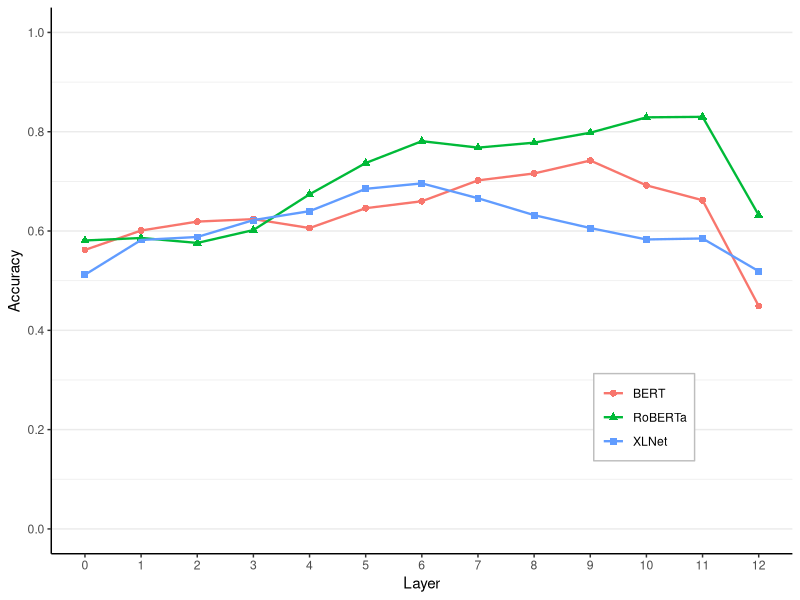
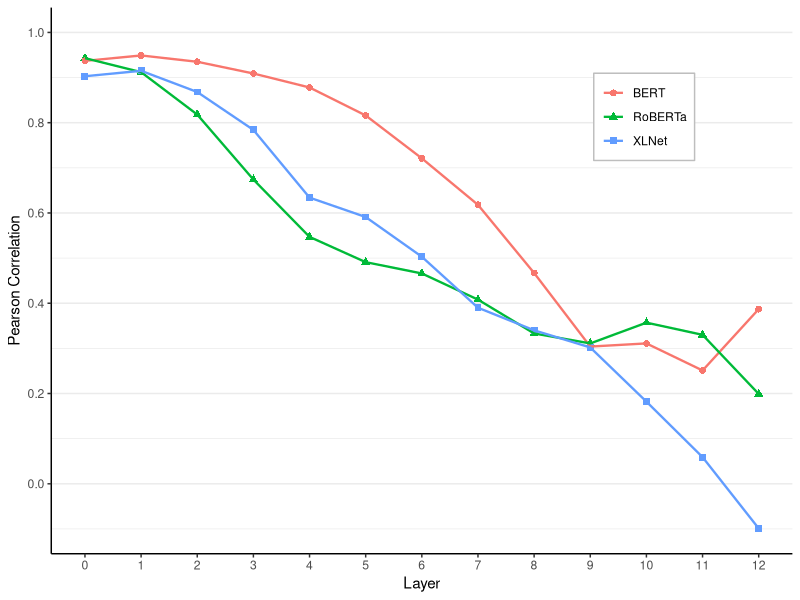
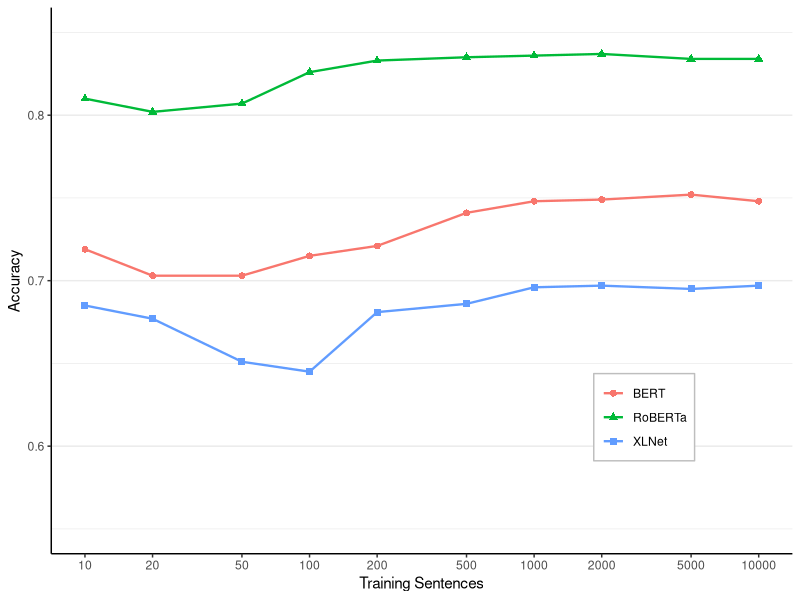

Source code (R) for these figures, in order:
library(tidyverse)
library(ggplot2)

# Figure 2b in paper
{
  df <- read_csv("layer-accuracy.csv")
  
  df <- df %>%
    gather("model", "acc", 2:4)
  
  ggplot(df, aes(x=layer, y=acc, color=model)) +
    geom_point(aes(shape=model), size=2) +
    geom_line(size=0.8) +
    xlab("Layer") +
    ylab("Accuracy") +
    scale_x_continuous(breaks=0:12) +
    scale_y_continuous(breaks=seq(0,1,0.2), limits=c(0, 1)) +
    theme_bw() +
    theme(legend.title=element_blank(),
          legend.position=c(0.8, 0.25),
          legend.background=element_rect(linetype="solid", color="gray"),
          panel.border = element_blank(),
          panel.grid.major.x = element_blank(),
          panel.grid.minor.x = element_blank(),
          axis.line = element_line(colour = "black"))
  
  ggsave("layer-accuracy.pdf", width=5, height=3)
}

# Figure 3 in paper
{
  df <- read_csv("freq-correlation.csv")
  
  df <- df %>%
    gather("model", "corr", 2:4)
  
  ggplot(df, aes(x=layer, y=corr, color=model)) +
    geom_point(aes(shape=model), size=2) +
    geom_line(size=0.8) +
    xlab("Layer") +
    ylab("Pearson Correlation") +
    scale_x_continuous(breaks=0:12) +
    scale_y_continuous(breaks=seq(0,1,0.2), limits=c(-0.1, 1)) +
    theme_bw() +
    theme(legend.title=element_blank(),
          legend.position=c(0.8, 0.8),
          legend.background=element_rect(linetype="solid", color="gray"),
          panel.border = element_blank(),
          panel.grid.major.x = element_blank(),
          panel.grid.minor.x = element_blank(),
          axis.line = element_line(colour = "black"))
  
  ggsave("freq-correlation.pdf", width=5, height=3)
}

# Figure 2a in paper
{
  df <- read_csv("num-sent.csv")
  
  df <- df %>%
    filter(sentences <= 10000) %>%
    gather("model", "acc", 2:4)
  
  ggplot(df, aes(x=sentences, y=acc, color=model)) +
    geom_point(aes(shape=model), size=2) +
    geom_line(size=0.8) +
    xlab("Training Sentences") +
    ylab("Accuracy") +
    scale_x_continuous(trans='log10', breaks=c(10, 20, 50, 100, 200, 500, 1000, 2000, 5000, 10000, 20000, 50000)) +
    ylim(c(0.55, 0.85)) +
    theme_bw() +
    theme(legend.title=element_blank(),
          legend.position=c(0.8, 0.25),
          legend.background=element_rect(linetype="solid", color="gray"),
          panel.border = element_blank(),
          panel.grid.major.x = element_blank(),
          panel.grid.minor.x = element_blank(),
          axis.line = element_line(colour = "black"))
  
  ggsave("num-sent.pdf", width=5, height=3)
}


